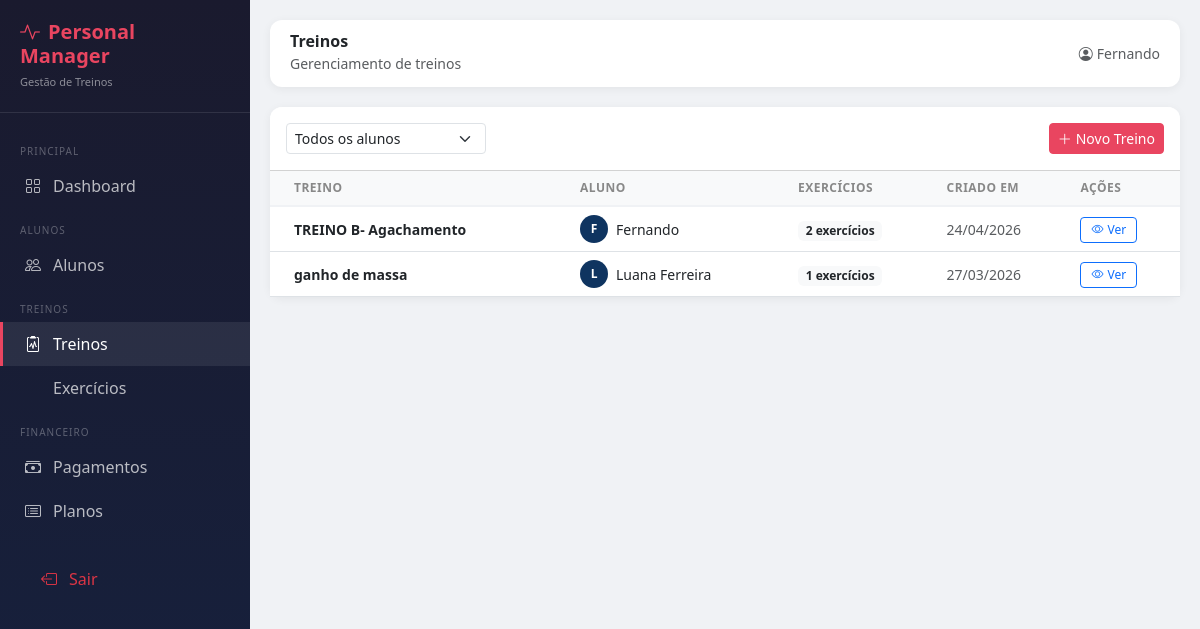
The page /treinos/ (signed in) on the database its author committed.
### treinos/models.py (models this page shows, shortened)
class Treino(models.Model):
    aluno = models.ForeignKey(Aluno, on_delete=models.CASCADE, related_name='treinos')
    nome = models.CharField(max_length=100)
    descricao = models.TextField(blank=True)
    ativo = models.BooleanField(default=True)
    criado_em = models.DateTimeField(auto_now_add=True)
    atualizado_em = models.DateTimeField(auto_now=True)
    class Meta:
        verbose_name = 'Treino'
        verbose_name_plural = 'Treinos'
        ordering = ['nome']

### alunos/models.py (models this page shows, shortened)
class Aluno(models.Model):
    SEXO_CHOICES = [
        ('M', 'Masculino'),
        ('F', 'Feminino'),
        ('O', 'Outro'),
    ]
    usuario = models.OneToOneField(User, on_delete=models.SET_NULL, null=True, blank=True)
    nome = models.CharField(max_length=100)
    telefone = models.CharField(max_length=20)
    email = models.EmailField(unique=True)
    data_nascimento = models.DateField(null=True, blank=True)
    sexo = models.CharField(max_length=1, choices=SEXO_CHOICES, default='M')
    cep = models.CharField(max_length=9, blank=True)
    logradouro = models.CharField(max_length=200, blank=True)
    bairro = models.CharField(max_length=100, blank=True)
    cidade = models.CharField(max_length=100, blank=True)
    estado = models.CharField(max_length=2, blank=True)
    objetivo = models.TextField(blank=True)
    ativo = models.BooleanField(default=True)
    criado_em = models.DateTimeField(auto_now_add=True)
    atualizado_em = models.DateTimeField(auto_now=True)
    class Meta:
        verbose_name = 'Aluno'
        verbose_name_plural = 'Alunos'
        ordering = ['nome']

### treinos/views.py (the view)
# urls.py: path('', views.lista_treinos, name='lista_treinos'),
@login_required
def lista_treinos(request):
    treinos  = Treino.objects.filter(ativo=True).select_related('aluno')
    aluno_id = request.GET.get('aluno')
    if aluno_id:
        treinos = treinos.filter(aluno_id=aluno_id)
    alunos = Aluno.objects.filter(ativo=True)
    return render(request, 'treinos/lista.html', {'treinos': treinos, 'alunos': alunos})

### treinos/templates/treinos/lista.html (shortened to what this page needs)
{% extends 'core/base.html' %}
{% block page_title %}Treinos{% endblock %}
{% block page_subtitle %}Gerenciamento de treinos{% endblock %}
{% block content %}
<div class="card">
  <div class="card-header bg-white d-flex justify-content-between align-items-center py-3">
    <form class="d-flex gap-2" method="get">
      <select name="aluno" class="form-select form-select-sm" style="width:200px;" onchange="this.form.submit()">
        <option value="">Todos os alunos</option>
      </select>
    </form>
    <a href="{% url 'criar_treino' %}" class="btn btn-primary btn-sm">
      <i class="bi bi-plus-lg me-1"></i>Novo Treino
    </a>
  </div>
  <div class="card-body p-0">
    <table class="table table-hover mb-0">
      <thead class="table-light">
        <tr>
          <th class="ps-4">Treino</th>
          <th>Aluno</th>
          <th>Exercícios</th>
          <th>Criado em</th>
          <th>Ações</th>
        </tr>
      </thead>
      <tbody>
        {% for treino in treinos %}
        <tr>
          <td class="ps-4 fw-semibold small">{{ treino.nome }}</td>
          <td>
            <div class="d-flex align-items-center gap-2">
              <div class="avatar" style="width:28px;height:28px;font-size:12px;">{{ treino.aluno.nome|first }}</div>
              <small>{{ treino.aluno.nome }}</small>
            </div>
          </td>
          <td><span class="badge bg-light text-dark">{{ treino.exercicios.count }} exercícios</span></td>
          <td><small class="text-muted">{{ treino.criado_em|date:"d/m/Y" }}</small></td>
          <td>
            <a href="{% url 'detalhe_treino' treino.pk %}" class="btn btn-sm btn-outline-primary" style="padding:3px 10px;font-size:12px;">
              <i class="bi bi-eye me-1"></i>Ver
            </a>
          </td>
        </tr>
        {% endfor %}
      </tbody>
    </table>
  </div>
</div>
{% endblock %}

### core/templates/core/base.html (shortened to what this page needs)
<!DOCTYPE html>
<html lang="pt-br">
<head>
  <link href="https://cdn.jsdelivr.net/npm/bootstrap@5.3.0/dist/css/bootstrap.min.css" rel="stylesheet">
  <link href="https://cdn.jsdelivr.net/npm/bootstrap-icons@1.11.0/font/bootstrap-icons.css" rel="stylesheet">
</head>
<body>
<nav class="sidebar">
  <div class="brand">
    <h5><i class="bi bi-activity me-2"></i>Personal Manager</h5>
    <small>Gestão de Treinos</small>
  </div>
  <div class="mt-3">
    <div class="nav-section">Principal</div>
    <a href="{% url 'dashboard' %}" class="nav-link {% if request.resolver_match.url_name == 'dashboard' %}active{% endif %}">
      <i class="bi bi-grid"></i> Dashboard
    </a>
    <div class="nav-section">Alunos</div>
    <a href="{% url 'lista_alunos' %}" class="nav-link {% if 'aluno' in request.resolver_match.url_name %}active{% endif %}">
      <i class="bi bi-people"></i> Alunos
    </a>
    <div class="nav-section">Treinos</div>
    <a href="{% url 'lista_treinos' %}" class="nav-link {% if 'treino' in request.resolver_match.url_name %}active{% endif %}">
      <i class="bi bi-clipboard2-pulse"></i> Treinos
    </a>
    <a href="{% url 'lista_exercicios' %}" class="nav-link {% if 'exercicio' in request.resolver_match.url_name %}active{% endif %}">
       Exercícios
    </a>
    <div class="nav-section">Financeiro</div>
    <a href="{% url 'lista_pagamentos' %}" class="nav-link {% if 'pagamento' in request.resolver_match.url_name %}active{% endif %}">
      <i class="bi bi-cash-stack"></i> Pagamentos
    </a>
    <a href="{% url 'lista_planos' %}" class="nav-link {% if 'plano' in request.resolver_match.url_name %}active{% endif %}">
      <i class="bi bi-card-list"></i> Planos
    </a>
    <div class="mt-4 px-3">
      <a href="{% url 'logout' %}" class="nav-link text-danger">
        <i class="bi bi-box-arrow-left"></i> Sair
      </a>
    </div>
  </div>
</nav>
<div class="main-content">
  <div class="topbar">
    <div>
      <h6 class="mb-0 fw-bold">{% block page_title %}Dashboard{% endblock %}</h6>
      <small class="text-muted">{% block page_subtitle %}{% endblock %}</small>
    </div>
    <div class="d-flex align-items-center gap-3">
      <span class="text-muted small"><i class="bi bi-person-circle me-1"></i>{{ request.user.get_full_name|default:request.user.username }}</span>
    </div>
  </div>
  {% block content %}{% endblock %}
</div>
</body>
</html>

### core/templates/core/base.html (style rules this page uses)
:root { --primary: #1a1a2e; --secondary: #16213e; --accent: #e94560; --accent2: #0f3460; --light-bg: #f8f9fa; }
body { background-color: #f0f2f5; font-family: 'Segoe UI', sans-serif; }
.sidebar { width: 250px; min-height: 100vh; background: linear-gradient(180deg, var(--primary) 0%, var(--secondary) 100%); position: fixed; top: 0; left: 0; z-index: 100; transition: all 0.3s; }
.sidebar .brand { padding: 20px; border-bottom: 1px solid rgba(255,255,255,0.1); }
.sidebar .brand h5 { color: var(--accent); font-weight: 700; margin: 0; }
.sidebar .brand small { color: rgba(255,255,255,0.5); font-size: 11px; }
.sidebar .nav-link { color: rgba(255,255,255,0.7); padding: 10px 20px; display: flex; align-items: center; gap: 10px; transition: all 0.2s; border-left: 3px solid transparent; }
.sidebar .nav-link:hover, .sidebar .nav-link.active { color: #fff; background: rgba(255,255,255,0.08); border-left-color: var(--accent); }
.sidebar .nav-link i { width: 20px; text-align: center; }
.sidebar .nav-section { font-size: 10px; text-transform: uppercase; letter-spacing: 1px; color: rgba(255,255,255,0.3); padding: 15px 20px 5px; }
.main-content { margin-left: 250px; padding: 20px; }
.topbar { background: #fff; padding: 12px 20px; margin-bottom: 20px; border-radius: 12px; box-shadow: 0 2px 10px rgba(0,0,0,0.06); display: flex; justify-content: space-between; align-items: center; }
.card { border: none; border-radius: 12px; box-shadow: 0 2px 10px rgba(0,0,0,0.06); }
.card-header { border-radius: 12px 12px 0 0 !important; }
.btn-primary { background-color: var(--accent); border-color: var(--accent); }
.table th { font-size: 12px; text-transform: uppercase; letter-spacing: 0.5px; color: #888; border-bottom: 2px solid #f0f2f5; }
.table td { vertical-align: middle; }
.avatar { width: 36px; height: 36px; border-radius: 50%; background: var(--accent2); display: inline-flex; align-items: center; justify-content: center; color: #fff; font-weight: 600; font-size: 14px; }

### rows shown on the page
Treino: nome "TREINO B- Agachamento", aluno.nome|first "F", aluno.nome "Fernando", exercicios.count "2", criado_em "24/04/2026"
Treino: nome "ganho de massa", aluno.nome|first "L", aluno.nome "Luana Ferreira", exercicios.count "1", criado_em "27/03/2026"

### other values the page prints
{{ request.user.get_full_name|default:request.user.username }} "Fernando"
